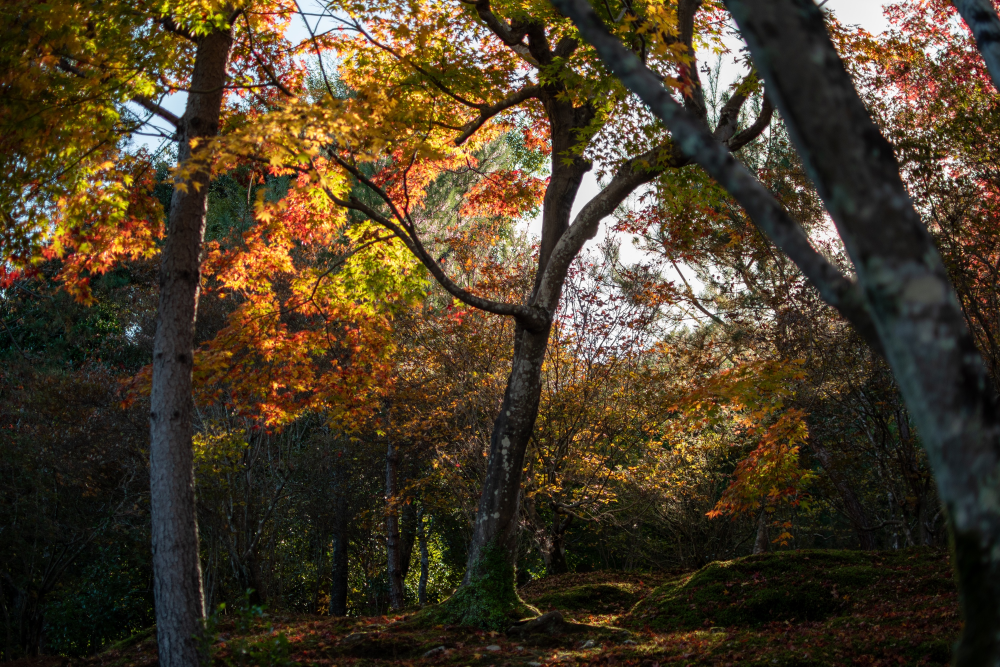
#> input picture opencv/image_1_resized.jpg, 3000 x 2000 px (shown at 1/3 size)
$ python main.py -d opencv   (older library calls are emulated)
#> lines starting #> are read from the running program, lines starting #| are printed output that depends on the picture
### template_matching.py
import pdb
from math import sqrt

import cv2 as cv

GREY_SCALE = cv.COLOR_BGR2GRAY

def imageSimilarityCPU(img1, img2, thresh: int = 200, nn_match_ratio: float = 0.8):

	# Initiate ORB detector
	orb = cv.ORB_create(10000)

	# find the keypoints and descriptors with ORB
	kp1  = orb.detect(img1,None)
	kp2  = orb.detect(img2,None)

	descriptor = cv.xfeatures2d.BEBLID_create(0.75)
	kpts1, desc1 = descriptor.compute(img1, kp1)
	kpts2, desc2 = descriptor.compute(img2, kp2)

	# create BFMatcher object

	matcher = cv.DescriptorMatcher_create(cv.DescriptorMatcher_BRUTEFORCE_HAMMING)

	nn_matches_ = matcher.knnMatch(desc1, desc2, 2)
	nn_matches = [x for x in nn_matches_ if len(x) == 2]

	matched1 = []
	matched2 = []

	for m, n in nn_matches:
	    if m.distance < nn_match_ratio * n.distance:
	        matched1.append(kpts1[m.queryIdx])
	        matched2.append(kpts2[m.trainIdx])
	if len(matched1) >= thresh:
		return True
	else:
		return False

# [43 lines left out: function imageSimilarityCUDA, not called in this run]

# [20 lines that do not run on import are left out]

### main.py
import argparse
import os
import sys
from functools import partial
from multiprocessing import Pool
from multiprocessing.pool import ThreadPool
from time import time
from typing import *

import cv2
import numpy as np
import rawpy
from template_matching import imageSimilarityCPU, imageSimilarityCUDA
from tqdm import tqdm

GREY_SCALE = cv2.COLOR_BGR2GRAY
RAW_EXTENSION    = (".nef", ".arw", ".crw")
NORMAL_EXTENSION = (".jpg", "jpeg", ".png")


def loadImg(img: str, scale_pct: float, grey: bool = True) -> np.ndarray:

	if img.lower().endswith(".nef"):
		r = rawpy.imread(img).postprocess()
	else:
		r = cv2.imread(img)
	if scale_pct > 0.0 and scale_pct < 100.0:
		width  = int(r.shape[1] * SCALE_PERCENT)
		height = int(r.shape[0] * SCALE_PERCENT)
		dim = (width, height)
		r = cv2.resize(r, dim, interpolation=cv2.INTER_AREA)
	if grey:
		r = cv2.cvtColor(r, GREY_SCALE)
	return r

def loadImgCUDA(img: np.ndarray, grey: bool = True) -> cv2.cuda_GpuMat:

	if not isinstance(img, np.ndarray):
		print("imgs, should be type: np.ndarray for faster loading.")
		img = loadImg(img, grey=False)
	cuImg = cv2.cuda_GpuMat()
	cuImg.upload(img)
	if grey:
		cuImg = cv2.cuda.cvtColor(cuImg, GREY_SCALE)
	return cuImg

def findSimilarity(dataset: Dict[str, Union[np.ndarray, cv2.cuda_GpuMat]],
					imageSimilarity, p, thresh: int, match_ratio: float,
					batch_size: int) -> List[ List [str]]:

	nb_images = len(dataset)
	result = []
	prev_res, next_res = set(), set()
	list_img = np.array(list(dataset.keys()))
	imgs = np.array(list(dataset.values()))

	offset = batch_size
	for i in tqdm(range(0, nb_images-1)):
		current_img = list_img[i]
		template = imgs[i]
		end = i+offset
		nxt_img_name = np.array(list_img[i+1:end])
		to_pop = []

		if current_img in prev_res:
			for n, x in enumerate(nxt_img_name):
				if x in prev_res:
					to_pop.append(n)
		to_off = len(to_pop)

		if to_off > 0:

			nxt_img_name = np.delete(nxt_img_name, to_pop)
			nxt_img_name = np.array(nxt_img_name)

		next_images = imgs[np.isin(list_img, nxt_img_name)]
		part = partial(imageSimilarity, template, thresh=thresh, nn_match_ratio=match_ratio)
		results = p.map(part, next_images)

		results = np.array(results)
		if results.shape[0] > 0:
			names = nxt_img_name[results].tolist()
		else:
			names = nxt_img_name.tolist()

		if len(names) != 0:

			prev_res = set()
			[prev_res.add(x) for x in names]
			names.append(current_img)
			names.sort()
			result.append(names)
	results = []
	nb_groups = len(result)

	if nb_groups > 1:
		glob_set = set()
		for i in range(nb_groups-1):
			g1 = result[i]
			out = set([x for x in g1 if x not in glob_set])
			for j in range(i + 1, nb_groups):
				g2 = result[j]
				new = any([x in g2 for x in out])
				if new:
					out = out.union(set(g2))
			glob_set = glob_set.union(out)
			if out != set():
				results.append(list(out))
	else:
		results = result

	return results

def blurDetection(images: List[ Dict[ str, Union[ cv2.cuda_GpuMat, np.ndarray]]]) -> List[ Tuple[ str, float]]:
	"""
	Calculates image blur using the variance of laplacian method then orders the images from less blurr to most blurry
	:param images: A list of images name or a list of numpy array representing the image.
	:return List of tuples: [(img1.jpg, 1000), (img2.jpg, 650), (img3.jpg, 126)]
	"""
	scores = []
	for name in images.keys():
		image = images[name]
		if not isinstance(image, np.ndarray):
			img_grey = image.download()
		else:
			img_grey = image
		laplace = cv2.Laplacian(img_grey, cv2.CV_64F).var()
		scores.append((name, laplace))
	# Insure the first result of the list will be the best, the last, the worst.
	scores = sorted(scores, key=lambda scores: scores[1], reverse=True)
	return scores

def sortAndOrder(group: List[Tuple[str, float]], size: str, move: bool = False) -> None:
	"""
	This method process groups of images with similarity, keep the best one according to blur detection
	and move all the other in a folder named after the best one.
	It does not delete anything.
	It also writes in the newly created folder a text file containing the blur score of each picture within the group.
	"""
	for i, img_score in enumerate(group):
		image = img_score[0]
		score = img_score[1]
		path = image.split(os.path.sep)
		img_name = path[-1]
		path = os.path.sep.join(path[:-1])
		if i == 0:
			grp_name = img_name.split(".")[0]
			dir_name = os.path.join(path, grp_name)
			if not os.path.exists(dir_name) and move:
				os.makedirs(dir_name)
			fp = dir_name if move else path
			fn = open(os.path.join(fp, f"{grp_name}_scores.txt"), 'w')
			fn.write(f"{img_name}\t{score}\t{size}\n")
			continue
		new_img_path = os.path.join(dir_name, img_name)
		if move:
			os.rename(image, new_img_path)
		fn.write(f"{img_name}\t{score}\t{size}\n")


if __name__ == "__main__":
	param = argparse.ArgumentParser()

	param.add_argument("--dir", '-d', type=str, required=True)
	param.add_argument("--cuda", action='store_true', default=False)
	param.add_argument("--threshold", '-th', type=int, default=200)
	param.add_argument("--match_ratio", "-mr", type=float, default=0.8)
	param.add_argument("--blur", type=int, default=100)
	param.add_argument("--rename", action='store_true', default=False)
	param.add_argument("--batch_size", type=int, default=10)
	param.add_argument("--resize", '-r', type=float, nargs="*")
	param.add_argument("--raw", action="store_true", default=False)
	param = param.parse_args()

	CUDA = param.cuda
	SCALE_PERCENT = 100 if param.raw else 10 / 100
	resize_scale = SCALE_PERCENT if param.resize == [] or param.resize == None else param.resize[0]
	resize_scale = resize_scale / 100 if resize_scale > 1 else resize_scale
	IMG_EXT = RAW_EXTENSION if param.raw else NORMAL_EXTENSION
	if resize_scale <= 0.5 and resize_scale != 0.0:
		print("Warning: downscalling lower than 50% will increase speed but lower precision")
		print(f"Current rescale: {int(resize_scale * 100)}% of actual size")
	elif resize_scale > 1.0:
		resize_scale = 1.0

	path = param.dir

	path = os.path.abspath(path)

	start_time = time()
	folder_files = os.listdir(path)
	processed_imgs = [os.path.join(path, x) for x in folder_files if x.lower().endswith("scores.txt")]
	list_img = [os.path.join(path, x) for x in folder_files if x.lower().endswith(IMG_EXT)]

	list_img.sort()
	if len(list_img) < 2:
		print("You need at least 2 images to  compare")
		sys.exit()
	elif ".arw" in list_img[0]:
		print("Experimental, results may differ from other extensions")

	bests = []
	if len(processed_imgs) > 0 and param.rename:
		for score in processed_imgs:
			s = open(score, 'r')
			lines = [x.strip("\n").split("\t") for x in s]
			scores = [(os.path.join(path, a), b) for a, b, c in lines]
			bests.append(scores)
		resize = lines[0][2]
		if int(resize) / 100 != resize_scale:
			print("Different resize scale found between processed and requested")
			bests = []
		else:
			resize_scale = resize
			[os.remove(x) for x in processed_imgs]
	tp = ThreadPool()
	pool = Pool()

	if CUDA:
		try:
			cv2.cuda.getDevice()
		except:
			print("No CUDA detected or opencv hasn't been compile with CUDA")
			CUDA = False
	if bests == []:
		# Load images
		print(f"Loading {len(list_img)} images into memory")
		GREY = False if CUDA else True

		loadImgs = partial(loadImg, grey=GREY, scale_pct=resize_scale)
		imgs = pool.map(loadImgs, list_img)
#> in loadImg, r is the input picture: shape (2000, 3000, 3); mean B, G, R 40.1, 60.7, 74.1
#> in loadImg, `r = cv2.resize(r, dim, interpolation=cv2.INTER_AREA)`:
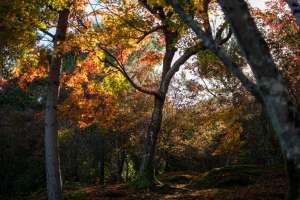
#> r: shape (200, 300, 3); mean B, G, R 40.1, 60.7, 74.1
#> in loadImg, `r = cv2.cvtColor(r, GREY_SCALE)`:
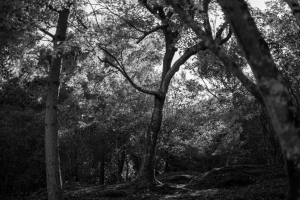
#> r: shape (200, 300); min 0, max 250, mean 62.4
#> call 2 of loadImg, with img = 'opencv/image_2_resized.jpg', scale_pct = 0.1, grey = True
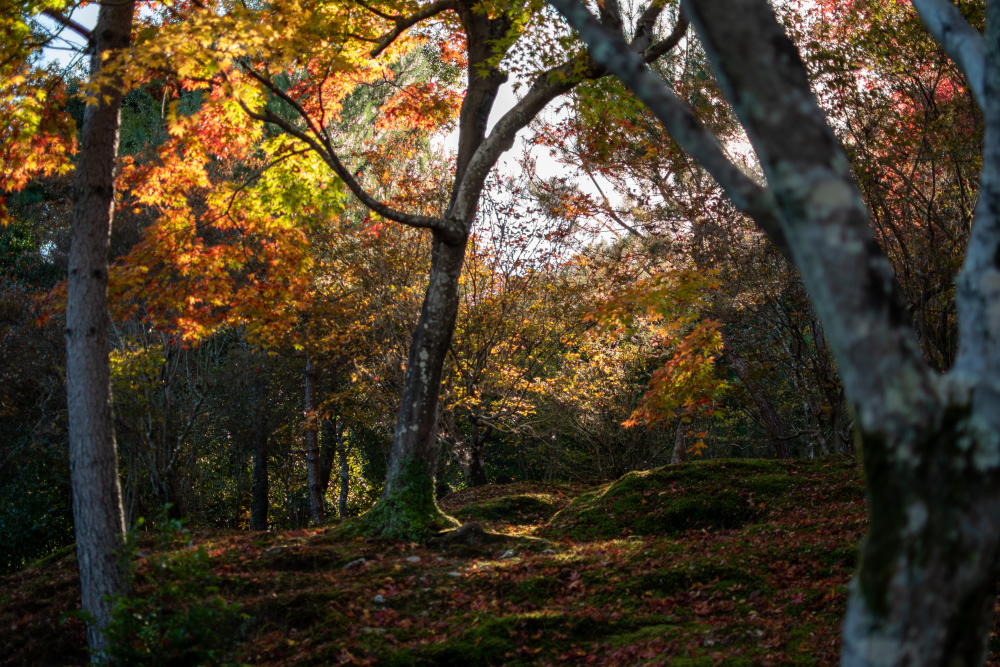
#> input picture opencv/image_2_resized.jpg, 3000 x 2000 px (shown at 1/3 size)
#> in loadImg, r is the input picture: shape (2000, 3000, 3); mean B, G, R 41.6, 61, 72.7
#> in loadImg (call 2), `r = cv2.resize(r, dim, interpolation=cv2.INTER_AREA)`:
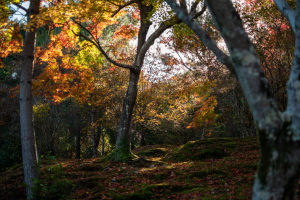
#> r: shape (200, 300, 3); mean B, G, R 41.6, 61, 72.7
#> in loadImg (call 2), `r = cv2.cvtColor(r, GREY_SCALE)`:
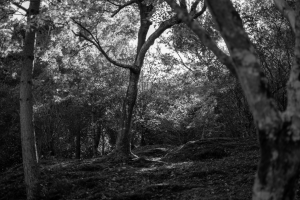
#> r: shape (200, 300); min 0, max 251, mean 62.3
#> imgs = 2 items

		if CUDA:
			pool = tp
			imgs = pool.map(loadImgCUDA, imgs)
			imageSimilarity = imageSimilarityCUDA
		else:
			imageSimilarity = imageSimilarityCPU


		dataset = {k:v for k, v in zip(list_img, imgs)}
#> dataset = 2 items
		similar_imgs_name = findSimilarity(
											dataset,
											imageSimilarity,
											pool,
											param.threshold,
											param.match_ratio,
											param.batch_size
										)
#> in findSimilarity, `nb_images = len(dataset)`: nb_images = 2
#> the loop in findSimilarity, `for i in tqdm(range(0, nb_images-1)):` made 1 pass
#> results on pass 1: [True]
#> after the loop in findSimilarity, `for i in tqdm(range(0, nb_images-1)):`: result = 1 item
#> in findSimilarity, `nb_groups = len(result)`: nb_groups = 1
#> in findSimilarity, `results = result`: results = 1 item
#> similar_imgs_name = 1 item
		group = len(similar_imgs_name)
#> group = 1
		nb_per_group = [len(x) for x in similar_imgs_name]
#> nb_per_group = [2]

		print(f"There {'are' if group > 1 else 'is'} {group} group of similar images")
#| There is 1 group of similar images

		similar_imgs = []

		for group in similar_imgs_name:
			group_array = {x:dataset[x] for x in group}
			similar_imgs.append(group_array)
#> this loop made 1 pass
#> after the loop, similar_imgs = 1 item

		print("Getting the best image out of each group")
		bests = pool.map(blurDetection, similar_imgs)
#> bests = 1 item
		resize_scale = str(int(resize_scale * 100))

	sortImages = partial(sortAndOrder, move=param.rename, size=resize_scale)
	tp.map(sortImages, bests)

	if not CUDA:
		pool.close()
		pool.join()
	tp.close()
	tp.join()
	print(time() - start_time)
